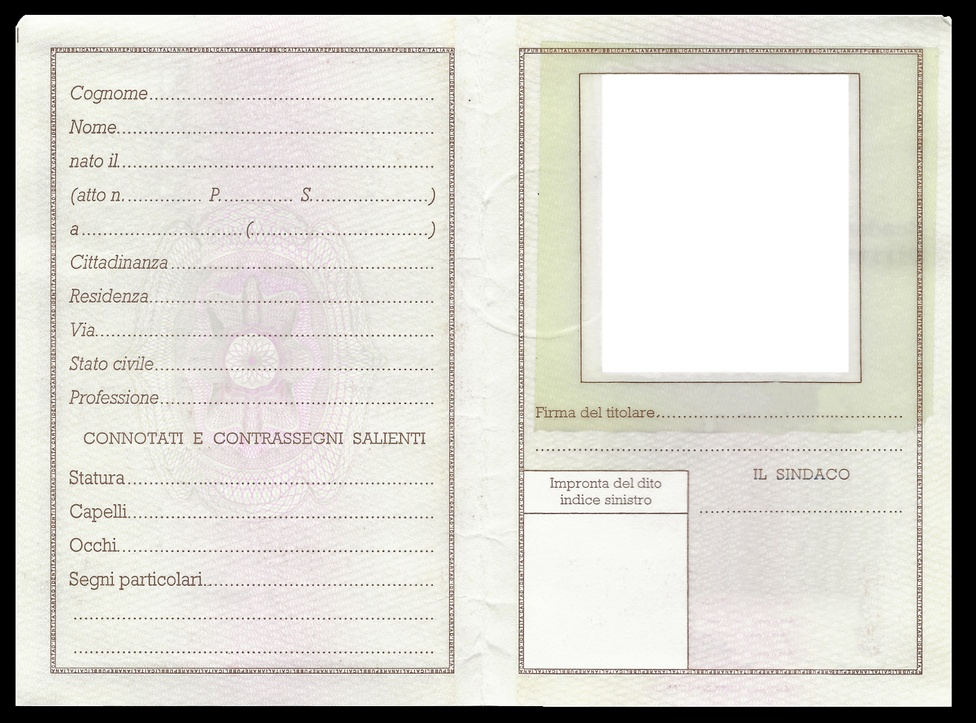
#> input picture ReferenceImages/rearCIC.jpg, 976 x 723 px, shrunk from 1445 x 1070 before the run
$ python ContoursWithHUMomentMatchingVersion2.py
#> lines starting #> are read from the running program, lines starting #| are printed output that depends on the picture; after the words box and inside, x2 and y2 are one past the last pixel; in counts of white or black regions, pixels touching at a corner belong together
#%% Import section
import numpy as np
import cv2
#%%
reference_file = open('Reference.txt', 'w')
test_file = open('Test.txt', 'w')
#%% Opening Image
reference_image = cv2.imread('ReferenceImages/rearCIC.jpg', cv2.IMREAD_GRAYSCALE)
#> reference_image: shape (723, 976); min 0, max 255, mean 210.9
test_image = cv2.imread('TestImages/rear/a-pantaloni-rearCIC.jpg', cv2.IMREAD_GRAYSCALE)
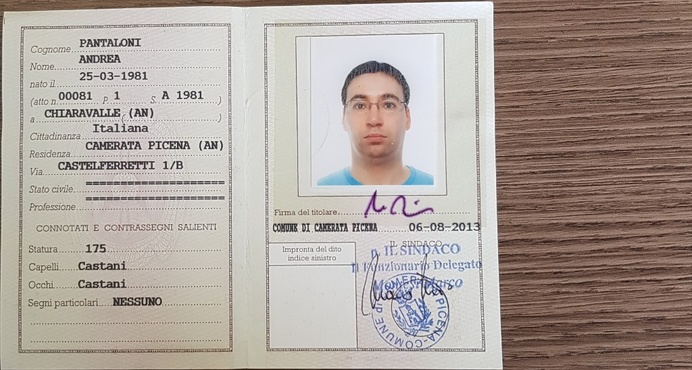
#> input picture TestImages/rear/a-pantaloni-rearCIC.jpg, 692 x 370 px, shrunk from 1024 x 548 before the run
#> test_image: shape (370, 692); min 5, max 255, mean 165.3
#%% Bluring
kernel_size = (3,3)
reference_image = cv2.blur(reference_image, kernel_size)
test_image = cv2.blur(test_image, kernel_size)
#%% Canny
reference_image_canny = cv2.Canny(reference_image, 100, 200)
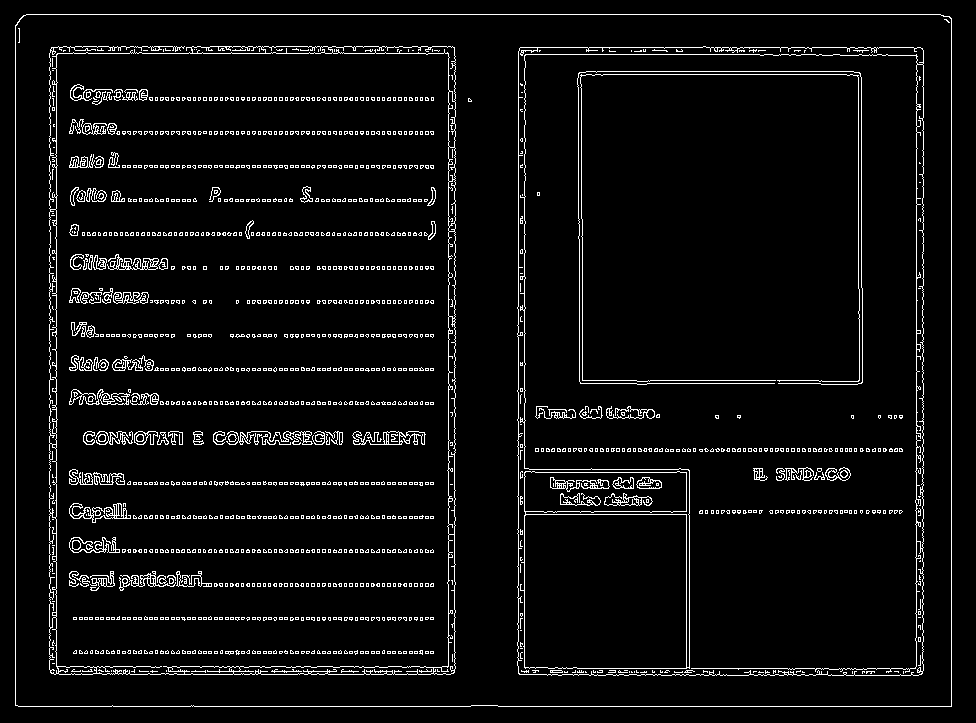
#> reference_image_canny: shape (723, 976); 5.3% white in thin lines or dots
test_image_canny = cv2.Canny(test_image, 100, 200)
#> test_image_canny: shape (370, 692); 6.7% white in thin lines or dots
#%% Morphological operation
kernel = np.ones((5,5),np.uint8)
reference_image_canny_morph = cv2.morphologyEx(reference_image_canny, cv2.MORPH_CLOSE, kernel)
#> reference_image_canny_morph: shape (723, 976); 10.2% white; 54 white regions (9 under 20 px), largest, box (x1, y1, x2, y2) and area: (517, 46, 924, 676) 14103, (49, 46, 456, 675) 13155, (577, 71, 863, 385) 4726
test_image_canny_morph = cv2.morphologyEx(test_image_canny, cv2.MORPH_CLOSE, kernel)
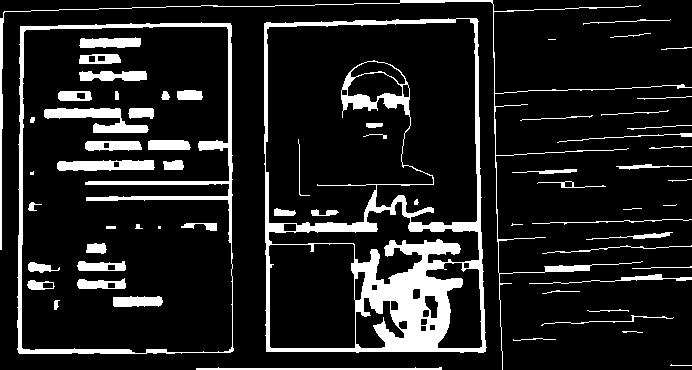
#> test_image_canny_morph: shape (370, 692); 13% white; 65 white regions (6 under 20 px)
#%% Finding Contours on binary image
#test_image_connected = cv2.connectedComponents(test_image_canny)
reference_contours, reference_hierarchy = cv2.findContours(reference_image_canny, cv2.RETR_CCOMP, cv2.CHAIN_APPROX_NONE)
#> reference_contours = 2623 contours, 2445 with area under 20; largest, box (x1, y1, x2, y2) and area: (15, 14, 952, 707) 647611, (15, 14, 952, 707) 647598, (517, 46, 924, 676) 253914, (49, 46, 456, 675) 252244, (55, 52, 450, 675) 241084; reference_hierarchy = 2623 rows, first 6: [1, -1, -1, -1], [2, 0, -1, -1], [3, 1, -1, -1], [4, 2, -1, -1], [5, 3, -1, -1], [6, 4, -1, -1]
test_contours, test_hierarchy = cv2.findContours(test_image_canny, cv2.RETR_CCOMP, cv2.CHAIN_APPROX_NONE)
#> test_contours = 400 contours, 271 with area under 20; largest, box (x1, y1, x2, y2) and area: (17, 22, 234, 354) 940, (17, 161, 112, 354) 883, (113, 296, 163, 307) 408, (85, 181, 225, 185) 397, (113, 296, 163, 307) 386; test_hierarchy = 400 rows, first 6: [1, -1, -1, -1], [2, 0, -1, -1], [4, 1, 3, -1], [-1, -1, -1, 2], [5, 2, -1, -1], [7, 4, 6, -1]
reference_contours = sorted(reference_contours, key=cv2.contourArea, reverse= True)
test_contours = sorted(test_contours, key=cv2.contourArea, reverse= True)
#%% Sercing Hu Moment Matches
all_match_score = np.zeros((len(reference_contours[0:8]), len(test_contours[0:8])))
for i, ref_c in enumerate(reference_contours[0:8]):
    for k, test_c in enumerate(test_contours[0:8]):
        # We use the third measure for matching and 0 is default mode because in python that parameters is unused
        all_match_score[i][k] = cv2.matchShapes(ref_c, test_c, 3, 0)
#> this loop made 8 passes
        #matched_contours[(i,k)] = cv2.matchShapes(ref_c, test_c, 3, 0)
#%% Showing Contours:
# Draw the outline of the detected contour:
#draw_contour_outline(reference_image, reference_contours, (255, 0, 0), 10)
#draw_contour_outline(test_image, test_image, (255, 0, 0), 10)
cv2.imwrite('ContoursHU/Reference_CannyBlur.jpg', reference_image_canny)
cv2.imwrite('ContoursHU/Test_cannyBlur.jpg', test_image_canny)
reference_image_copy = reference_image.copy()
test_image_copy = test_image.copy()
cv2.drawContours(reference_image_copy, reference_contours[3], -1, (0, 255, 0), 2)
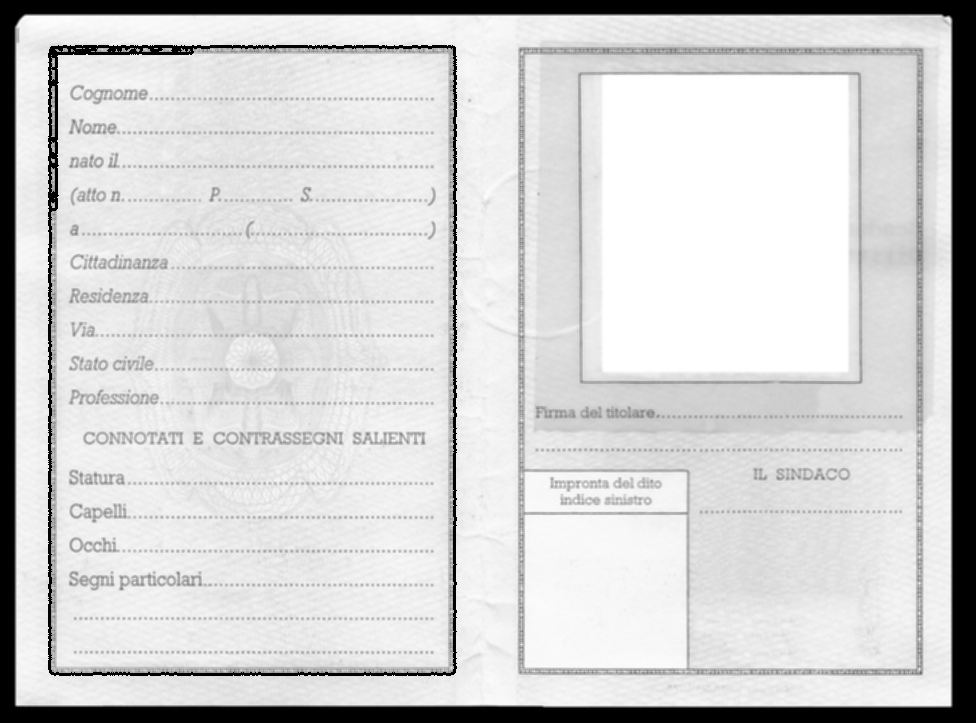
#> reference_image_copy: shape (723, 976); min 0, max 255, mean 208.8
cv2.drawContours(test_image_copy, test_contours[2], -1, (0, 255, 0), 2)
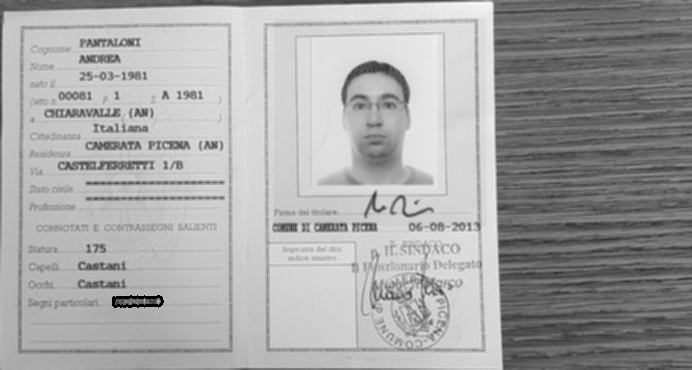
#> test_image_copy: shape (370, 692); min 0, max 250, mean 165.2
cv2.imwrite('ContoursHU/Reference_ContoursBlur.jpg', reference_image_copy)
cv2.imwrite('ContoursHU/Test_ContoursBlur.jpg', test_image_copy)
# [8 lines of commented-out code are left out]
x, y, w, h = cv2.boundingRect(reference_contours[0])
#> x = 15; y = 14; w = 937; h = 693
cv2.rectangle(reference_image, (x,y), (x+w, y+h),(255,0,255), 5)
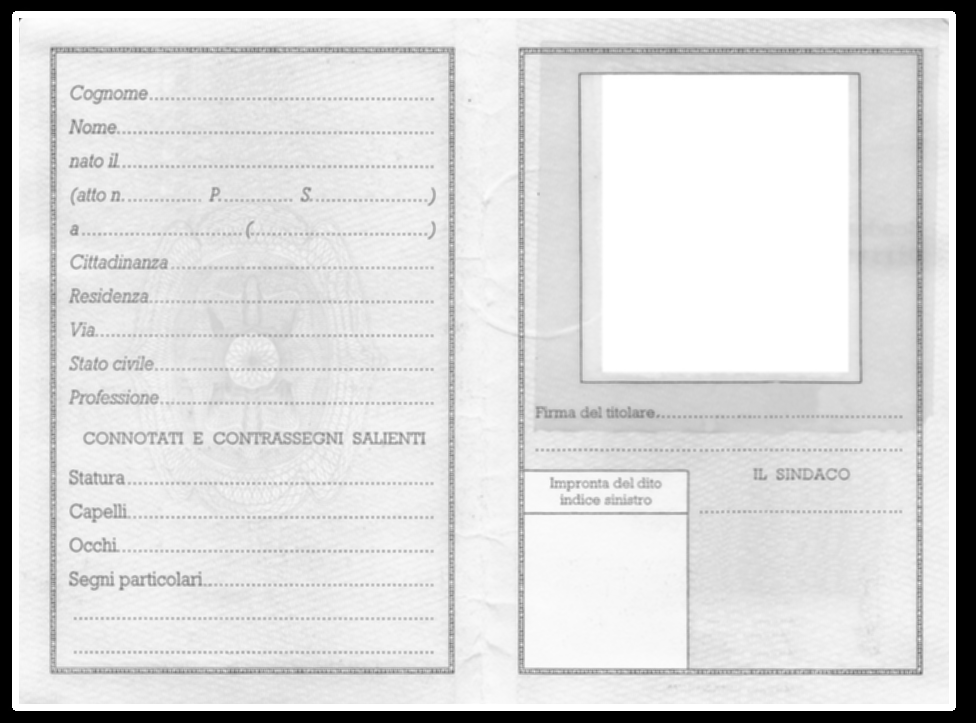
#> reference_image: shape (723, 976); min 0, max 255, mean 215.9
x, y, w, h = cv2.boundingRect(test_contours[2])
#> x = 113; y = 296; w = 50; h = 11
cv2.rectangle(test_image, (x,y), (x+w,y+h), (255,0,255), 5)
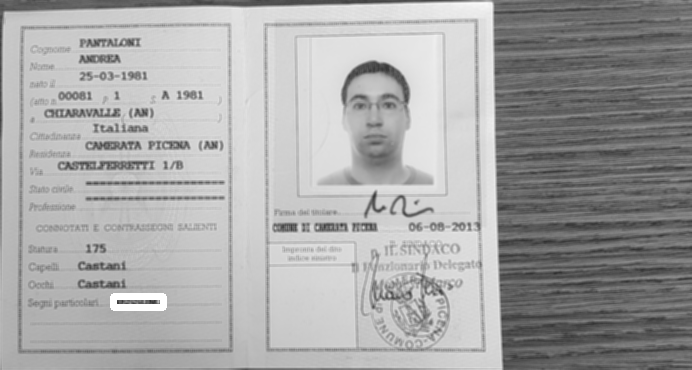
#> test_image: shape (370, 692); min 48, max 255, mean 165.7
cv2.imshow('Reference', reference_image)
cv2.imshow('Test', test_image)
cv2.waitKey(0)
cv2.destroyAllWindows()
#%% Contour matching find:
## Remember that the min value is the right matched
matched_contours = {}
for i in range(0, len(reference_contours[0:8])):
    matched_contours[i] = np.argmin(all_match_score[i])
#> after the loop, matched_contours = {0: 2, 1: 2, 2: 2, 3: 2, 4: 2, 5: 2, 6: 2, 7: 2}
